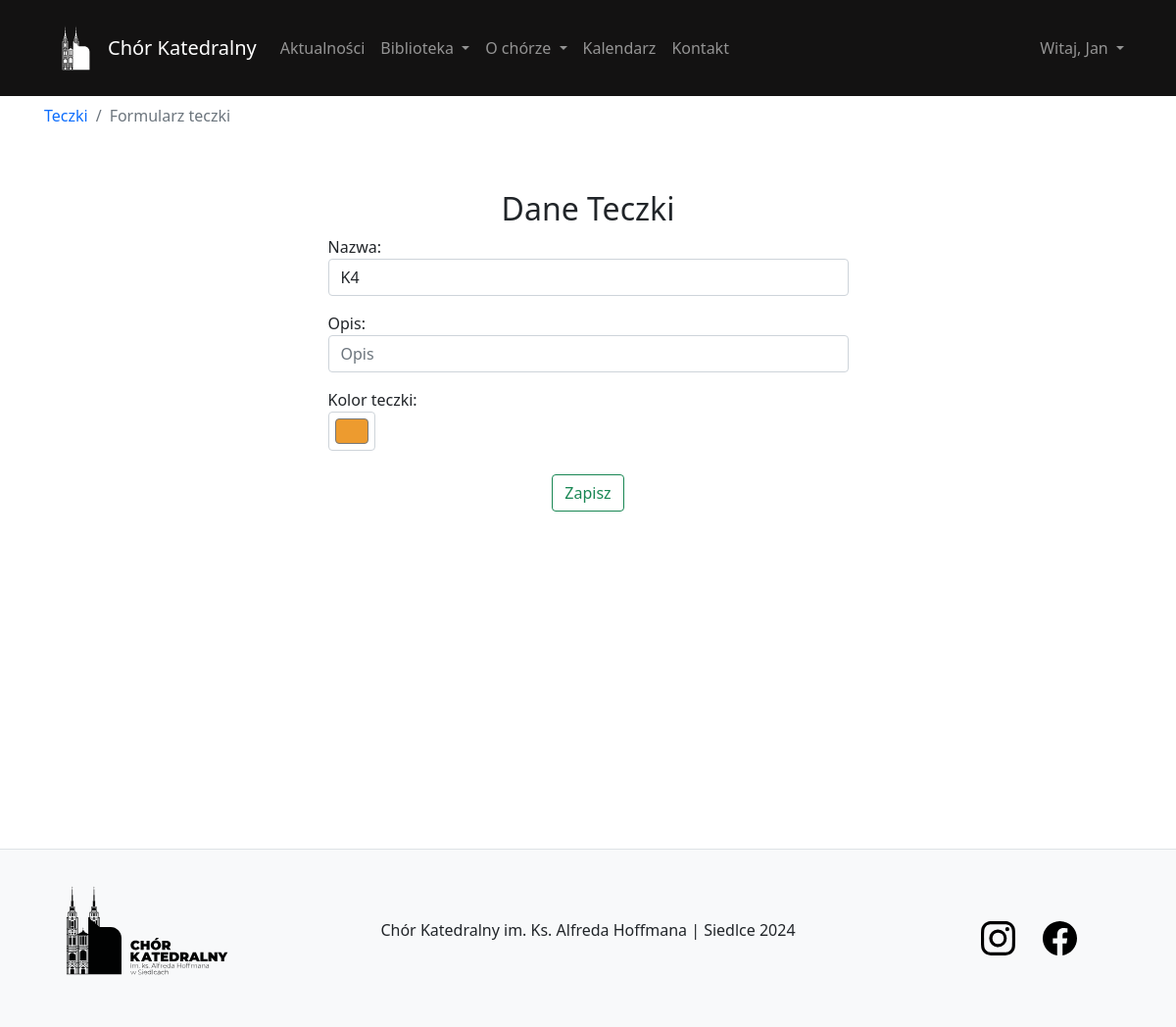
The page /folder/edit/1/ (signed in) on the database its author committed.
### user/models.py (models this page shows, shortened)
class User(AbstractBaseUser, PermissionsMixin):
    email = models.EmailField(unique=True)
    name = models.CharField(max_length=30)
    surname = models.CharField(max_length=30)
    voice_type = models.CharField(max_length=10, default='guest')
    last_activity = models.DateTimeField(null=True, blank=True)
    is_staff = models.BooleanField(default=False)
    is_active = models.BooleanField(default=True)
    date_joined = models.DateTimeField(default=timezone.now)
    objects = CustomUserManager()
    USERNAME_FIELD = 'email'
    REQUIRED_FIELDS = ['name', 'surname']

### folder/models.py (models this page shows, shortened)
class Folder(models.Model):
    name = models.CharField('name', max_length=45, unique=True)
    note = models.CharField('note', max_length=250, null=True, blank=True) # Может быть нулём + можно ничего не вписывать в форме
    colour = models.CharField('colour', max_length=25, null=True, blank=True)
    date_joined = models.DateTimeField(default=timezone.now)
    class Meta:
        verbose_name = 'Folder'
        verbose_name_plural = 'Folders'

### folder/views.py (the view)
# urls.py: path('edit/<int:pk>/', views.editFolder, name='editFolder'),
@permission_required('folder.add_folder', raise_exception=True)
@permission_required('folder.change_folder', raise_exception=True)
def editFolder(request, pk=None):
    if pk:
        folder = get_object_or_404(Folder, pk=pk)
        action = 'update'
    else:
        folder = None
        action = 'add'
    if request.method == 'POST':
        form = FolderForm(request.POST, instance=folder)
        if form.is_valid():
            new_folder = form.save()
            if action == 'add':
                messages.success(request, f'Teczka {new_folder.name} została pomyślnie dodana do biblioteki.')
            else:
                messages.success(request, f'Teczka {new_folder.name} została pomyślnie zaktualizowana.')
            return redirect('listFolder')
        else:
            messages.error(request, 'Coś poszło nie tak')
    else:
        form = FolderForm(instance=folder)
    return render(request, 'folder/folderForm.html', {'form': form})

### folder/forms.py
class FolderForm(forms.ModelForm):
    class Meta:
        model = Folder
        fields = ['name', 'note', 'colour']
        labels = {
                    'name': 'Nazwa',
                    'note': 'Opis',
                    'colour': 'Kolor teczki',
                }
        widgets = {
            'name': TextInput(attrs={
                'class': 'form-control',
                'placeholder': 'Czerwona teczka'
            }),
            'note': TextInput(attrs={
                'class': 'form-control',
                'placeholder': 'Opis'
            }),
            'colour': TextInput(attrs={
                'type' : 'color',
                'class': 'form-control form-control-color',
                'placeholder': 'Kolor teczki'
            }),
        }

### library/context_processors.py (called while the page is built)
def current_time(request):
    now = timezone.now()
    return {
        'current_year': now.year,
        'current_month': now.month,
    }

### folder/templates/folder/folderForm.html (shortened to what this page needs)
{% extends 'content/template.html' %}
{% load static %}
{% block body %}
<div class="pt-2">
    <nav aria-label="breadcrumb">
        <ol class="breadcrumb">
            <li class="breadcrumb-item"><a href="{% url 'listFolder' %}">Teczki</a></li>
            <li class="breadcrumb-item active" aria-current="page">Formularz teczki</li>
        </ol>
    </nav>
</div>
<div class="container">
    <div class="row justify-content-center">
        <div class="col-lg-6 col-md-8 col-sm-10 col-12">
            <h2 class="mt-5 text-center">Dane Teczki</h2>
            <form method="post">
                {{ form.as_p }}
                <div class="text-center">
                    <button type="submit" class="btn btn-outline-success mt-2">Zapisz</button>
                </div>
            </form>
        </div>
    </div>
</div>
{% endblock %}

### content/templates/content/template.html (shortened to what this page needs)
{% load static %}
<!DOCTYPE html>
<html lang="en">
<head>
    <link href="https://cdn.jsdelivr.net/npm/bootstrap@5.0.2/dist/css/bootstrap.min.css" rel="stylesheet">
    <link rel="stylesheet" href="https://cdnjs.cloudflare.com/ajax/libs/toastr.js/latest/toastr.min.css">
    <link rel="stylesheet" href="{% static 'content/css/main.css' %}">
    <link rel="stylesheet" href="{% static 'content/css/scss.scss' %}">
</head>
<body class="body-bg">
    <div class="overlay">
        <nav class="navbar navbar-dark navbar-expand-lg bg-dark sticky-top">
            <div class="container main-container">
                <img class="m-0 p-0" src="{% static 'content/img/logo_light.svg' %}" width="65px" alt="Chór Katedralny">
                <a class="navbar-brand text-center" href="/">
                    Chór Katedralny
                </a>
                <div class="collapse navbar-collapse" id="navbarTogglerDemo03">
                    <ul class="navbar-nav me-auto mb-2 mb-lg-0">
                        <li class="nav-item">
                            <a class="nav-link" href="{% url 'listNews' %}">Aktualności</a>
                        </li>
                        {% if user.is_authenticated %}
                        <li class="nav-item dropdown">
                            <a class="nav-link dropdown-toggle" href="#" id="navbarDarkDropdownMenuLink" role="button"
                               data-bs-toggle="dropdown" aria-expanded="false">
                                Biblioteka
                            </a>
                        </li>
                        {% else %}
                        <li class="nav-item">
                            <a class="nav-link" href="{% url 'listComposition' %}">Biblioteka</a>
                        </li>
                        {% endif %}
                        <ul class="navbar-nav">
                            <li class="nav-item dropdown">
                                <a class="nav-link dropdown-toggle" href="#" id="navbarDarkDropdownMenuLink" role="button"
                                   data-bs-toggle="dropdown" aria-expanded="false">
                                    O chórze
                                </a>
                            </li>
                        </ul>
                        <li class="nav-item">
                            {% if current_year and current_month %}
                            <a class="nav-link" href="{% url 'calendar' current_year current_month %}">Kalendarz</a>
                            {% else %}
                                <a class="nav-link" href="#">Kalendarz</a>
                            {% endif %}
                        </li>
                        <li class="nav-item">
                            <a class="nav-link" href="{% url 'contact' %}">Kontakt</a>
                        </li>
                    </ul>
                    {% if user.is_authenticated %}
                        <ul class="navbar-nav">
                            <li class="nav-item dropdown">
                                <a class="nav-link dropdown-toggle" href="#" id="navbarDarkDropdownMenuLink" role="button"
                                   data-bs-toggle="dropdown" aria-expanded="false">
                                   Witaj, {{ user.name }}
                                </a>
                            </li>
                        </ul>
                    {% else %}
                        <a class="btn btn-success" href="{% url 'signIn' %}" role="button">Zaloguj</a>
                    {% endif %}
                </div>
            </div>
        </nav>
        <div class="container main-container align-items-center" style="min-height: 90vh; width: 100%">
            <div class="toast-container position-fixed bottom-0 end-0 p-3" style="z-index: 11">
            </div>
            {% block body %}
            {% endblock %}
        </div>
        {% include 'content/footer.html' %}
    </div>
</body>
</html>

### content/static/content/css/main.css (style rules this page uses)
.main-container { margin-right: auto; margin-left: auto; padding-right: 15px; padding-left: 15px; }
.sticky-top { position: sticky; top: 0; scroll-padding-top: 108px; }
a { text-decoration: none; }

### content/templates/content/template.html (style rules this page uses)
.bg-dark { background-color: rgb(19, 18, 18) !important; }

### rows shown on the page
User: name "Jan"
Folder: name "K4", colour "#ed9b2f"
